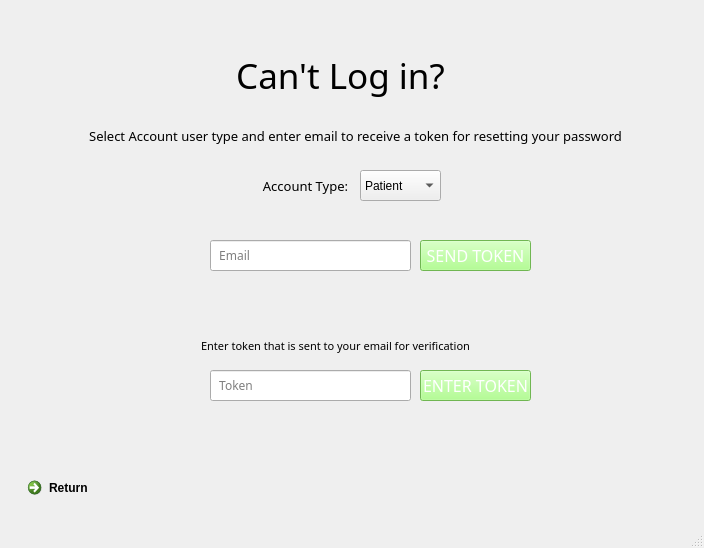
<?xml version="1.0" encoding="UTF-8"?>
<ui version="4.0">
 <class>MainWindow</class>
 <widget class="QMainWindow" name="MainWindow">
  <property name="geometry">
   <rect>
    <x>0</x>
    <y>0</y>
    <width>704</width>
    <height>548</height>
   </rect>
  </property>
  <property name="windowTitle">
   <string>MainWindow</string>
  </property>
  <widget class="QWidget" name="centralwidget">
   <widget class="QLabel" name="Welcome_label_2">
    <property name="enabled">
     <bool>true</bool>
    </property>
    <property name="geometry">
     <rect>
      <x>160</x>
      <y>50</y>
      <width>361</width>
      <height>51</height>
     </rect>
    </property>
    <property name="sizePolicy">
     <sizepolicy hsizetype="Preferred" vsizetype="Preferred">
      <horstretch>0</horstretch>
      <verstretch>0</verstretch>
     </sizepolicy>
    </property>
    <property name="font">
     <font>
      <family>Yu Gothic UI Semibold</family>
      <pointsize>26</pointsize>
      <weight>7</weight>
      <italic>false</italic>
      <bold>false</bold>
     </font>
    </property>
    <property name="layoutDirection">
     <enum>Qt::LeftToRight</enum>
    </property>
    <property name="autoFillBackground">
     <bool>false</bool>
    </property>
    <property name="styleSheet">
     <string notr="true">
font: 63 26pt &quot;Yu Gothic UI Semibold&quot;;</string>
    </property>
    <property name="text">
     <string>Can't Log in?</string>
    </property>
    <property name="alignment">
     <set>Qt::AlignCenter</set>
    </property>
   </widget>
   <widget class="QLabel" name="AccountLabel">
    <property name="enabled">
     <bool>true</bool>
    </property>
    <property name="geometry">
     <rect>
      <x>170</x>
      <y>160</y>
      <width>271</width>
      <height>51</height>
     </rect>
    </property>
    <property name="sizePolicy">
     <sizepolicy hsizetype="Preferred" vsizetype="Preferred">
      <horstretch>0</horstretch>
      <verstretch>0</verstretch>
     </sizepolicy>
    </property>
    <property name="font">
     <font>
      <family>Yu Gothic UI Semibold</family>
      <pointsize>10</pointsize>
      <weight>7</weight>
      <italic>false</italic>
      <bold>false</bold>
     </font>
    </property>
    <property name="layoutDirection">
     <enum>Qt::LeftToRight</enum>
    </property>
    <property name="autoFillBackground">
     <bool>false</bool>
    </property>
    <property name="styleSheet">
     <string notr="true">
font: 63 10pt &quot;Yu Gothic UI Semibold&quot;;
</string>
    </property>
    <property name="text">
     <string>Account Type:</string>
    </property>
    <property name="alignment">
     <set>Qt::AlignCenter</set>
    </property>
   </widget>
   <widget class="QComboBox" name="UserType">
    <property name="geometry">
     <rect>
      <x>360</x>
      <y>170</y>
      <width>81</width>
      <height>31</height>
     </rect>
    </property>
    <item>
     <property name="text">
      <string>Patient</string>
     </property>
    </item>
    <item>
     <property name="text">
      <string>Clinic</string>
     </property>
    </item>
    <item>
     <property name="text">
      <string>Doctor</string>
     </property>
    </item>
   </widget>
   <widget class="QLineEdit" name="Email_line">
    <property name="geometry">
     <rect>
      <x>210</x>
      <y>240</y>
      <width>201</width>
      <height>31</height>
     </rect>
    </property>
    <property name="font">
     <font>
      <family>Bahnschrift Light</family>
     </font>
    </property>
    <property name="placeholderText">
     <string>  Email</string>
    </property>
   </widget>
   <widget class="QLabel" name="Welcome_label_6">
    <property name="enabled">
     <bool>true</bool>
    </property>
    <property name="geometry">
     <rect>
      <x>80</x>
      <y>110</y>
      <width>551</width>
      <height>51</height>
     </rect>
    </property>
    <property name="sizePolicy">
     <sizepolicy hsizetype="Preferred" vsizetype="Preferred">
      <horstretch>0</horstretch>
      <verstretch>0</verstretch>
     </sizepolicy>
    </property>
    <property name="font">
     <font>
      <family>Yu Gothic UI Semibold</family>
      <pointsize>10</pointsize>
      <weight>7</weight>
      <italic>false</italic>
      <bold>false</bold>
     </font>
    </property>
    <property name="layoutDirection">
     <enum>Qt::LeftToRight</enum>
    </property>
    <property name="autoFillBackground">
     <bool>false</bool>
    </property>
    <property name="styleSheet">
     <string notr="true">
font: 63 10pt &quot;Yu Gothic UI Semibold&quot;;
</string>
    </property>
    <property name="text">
     <string>Select Account user type and enter email to receive a token for resetting your password</string>
    </property>
    <property name="alignment">
     <set>Qt::AlignCenter</set>
    </property>
   </widget>
   <widget class="QPushButton" name="SendToken">
    <property name="geometry">
     <rect>
      <x>420</x>
      <y>240</y>
      <width>111</width>
      <height>31</height>
     </rect>
    </property>
    <property name="font">
     <font>
      <family>Bahnschrift SemiLight SemiConde</family>
      <pointsize>12</pointsize>
     </font>
    </property>
    <property name="autoFillBackground">
     <bool>false</bool>
    </property>
    <property name="styleSheet">
     <string notr="true">background-color: #9dff73;
color: #FFFFFF;
</string>
    </property>
    <property name="text">
     <string>SEND TOKEN</string>
    </property>
    <property name="autoDefault">
     <bool>false</bool>
    </property>
   </widget>
   <widget class="QCommandLinkButton" name="ReturnToLogin">
    <property name="geometry">
     <rect>
      <x>20</x>
      <y>470</y>
      <width>185</width>
      <height>41</height>
     </rect>
    </property>
    <property name="text">
     <string>Return</string>
    </property>
   </widget>
   <widget class="QLineEdit" name="Token_line">
    <property name="geometry">
     <rect>
      <x>210</x>
      <y>370</y>
      <width>201</width>
      <height>31</height>
     </rect>
    </property>
    <property name="font">
     <font>
      <family>Bahnschrift Light</family>
     </font>
    </property>
    <property name="placeholderText">
     <string>  Token</string>
    </property>
   </widget>
   <widget class="QPushButton" name="EnterToken">
    <property name="geometry">
     <rect>
      <x>420</x>
      <y>370</y>
      <width>111</width>
      <height>31</height>
     </rect>
    </property>
    <property name="font">
     <font>
      <family>Bahnschrift SemiLight SemiConde</family>
      <pointsize>12</pointsize>
     </font>
    </property>
    <property name="autoFillBackground">
     <bool>false</bool>
    </property>
    <property name="styleSheet">
     <string notr="true">background-color: #9dff73;
color: #FFFFFF;
</string>
    </property>
    <property name="text">
     <string>ENTER TOKEN</string>
    </property>
    <property name="autoDefault">
     <bool>false</bool>
    </property>
   </widget>
   <widget class="QLabel" name="Welcome_label_7">
    <property name="enabled">
     <bool>true</bool>
    </property>
    <property name="geometry">
     <rect>
      <x>60</x>
      <y>320</y>
      <width>551</width>
      <height>51</height>
     </rect>
    </property>
    <property name="sizePolicy">
     <sizepolicy hsizetype="Preferred" vsizetype="Preferred">
      <horstretch>0</horstretch>
      <verstretch>0</verstretch>
     </sizepolicy>
    </property>
    <property name="font">
     <font>
      <family>Yu Gothic UI Semibold</family>
      <pointsize>8</pointsize>
      <weight>7</weight>
      <italic>false</italic>
      <bold>false</bold>
     </font>
    </property>
    <property name="layoutDirection">
     <enum>Qt::LeftToRight</enum>
    </property>
    <property name="autoFillBackground">
     <bool>false</bool>
    </property>
    <property name="styleSheet">
     <string notr="true">
font: 63 8pt &quot;Yu Gothic UI Semibold&quot;;
</string>
    </property>
    <property name="text">
     <string>Enter token that is sent to your email for verification</string>
    </property>
    <property name="alignment">
     <set>Qt::AlignCenter</set>
    </property>
   </widget>
  </widget>
  <widget class="QStatusBar" name="statusbar"/>
 </widget>
 <resources/>
 <connections/>
</ui>
